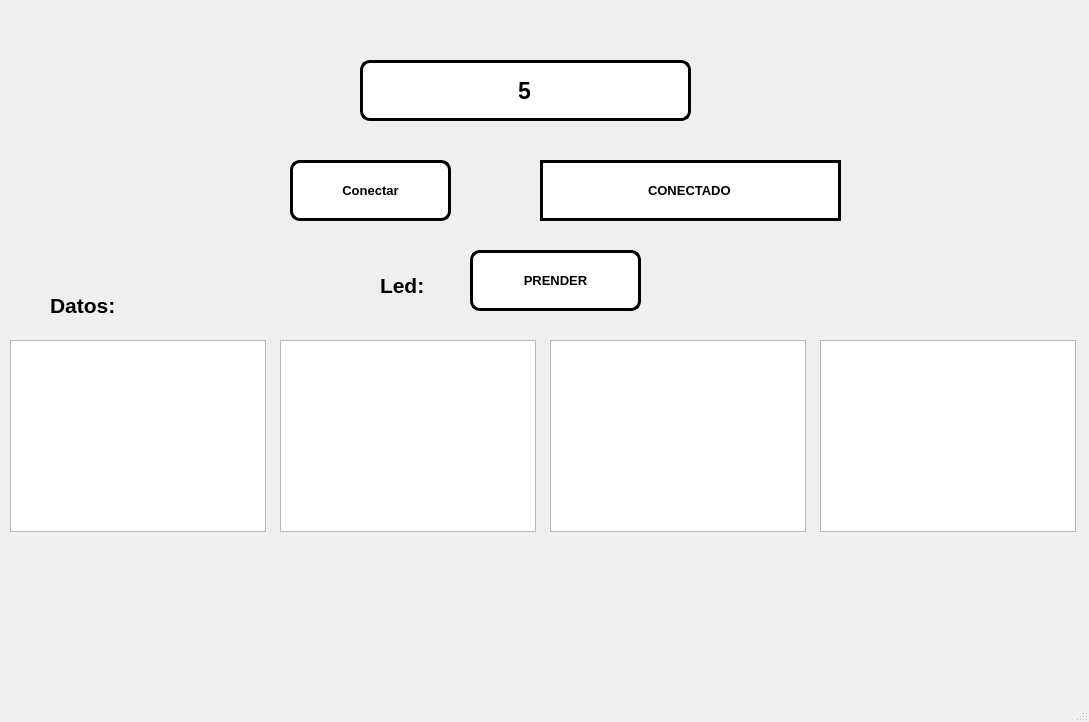
<?xml version="1.0" encoding="UTF-8"?>
<ui version="4.0">
 <class>MainWindow</class>
 <widget class="QMainWindow" name="MainWindow">
  <property name="geometry">
   <rect>
    <x>0</x>
    <y>0</y>
    <width>1089</width>
    <height>722</height>
   </rect>
  </property>
  <property name="windowTitle">
   <string>MainWindow</string>
  </property>
  <widget class="QWidget" name="centralwidget">
   <widget class="QLabel" name="label_2">
    <property name="geometry">
     <rect>
      <x>10</x>
      <y>20</y>
      <width>151</width>
      <height>111</height>
     </rect>
    </property>
    <property name="styleSheet">
     <string notr="true"/>
    </property>
    <property name="text">
     <string/>
    </property>
    <property name="pixmap">
     <pixmap resource="../../../Archivos/Recursos.qrc">:/Fotos/logofacultad.jpg</pixmap>
    </property>
    <property name="scaledContents">
     <bool>true</bool>
    </property>
   </widget>
   <widget class="QLabel" name="label_3">
    <property name="geometry">
     <rect>
      <x>910</x>
      <y>10</y>
      <width>161</width>
      <height>111</height>
     </rect>
    </property>
    <property name="styleSheet">
     <string notr="true"/>
    </property>
    <property name="text">
     <string/>
    </property>
    <property name="pixmap">
     <pixmap resource="../../../Archivos/Recursos.qrc">:/Fotos/logoUAT.jpg</pixmap>
    </property>
    <property name="scaledContents">
     <bool>true</bool>
    </property>
   </widget>
   <widget class="QLabel" name="label_4">
    <property name="geometry">
     <rect>
      <x>900</x>
      <y>540</y>
      <width>161</width>
      <height>121</height>
     </rect>
    </property>
    <property name="styleSheet">
     <string notr="true"/>
    </property>
    <property name="text">
     <string/>
    </property>
    <property name="pixmap">
     <pixmap resource="../../../Archivos/Recursos.qrc">:/Fotos/kirby buchon.jpg</pixmap>
    </property>
    <property name="scaledContents">
     <bool>true</bool>
    </property>
   </widget>
   <widget class="QPushButton" name="btn_accion">
    <property name="geometry">
     <rect>
      <x>290</x>
      <y>160</y>
      <width>161</width>
      <height>61</height>
     </rect>
    </property>
    <property name="font">
     <font>
      <pointsize>10</pointsize>
      <weight>75</weight>
      <bold>true</bold>
     </font>
    </property>
    <property name="styleSheet">
     <string notr="true">background-color: rgb(255, 255, 255);
border-radius: 10px;
border: 3px solid black</string>
    </property>
    <property name="text">
     <string>Conectar</string>
    </property>
   </widget>
   <widget class="QLineEdit" name="txt_estado">
    <property name="geometry">
     <rect>
      <x>540</x>
      <y>160</y>
      <width>301</width>
      <height>61</height>
     </rect>
    </property>
    <property name="font">
     <font>
      <pointsize>10</pointsize>
      <weight>75</weight>
      <bold>true</bold>
     </font>
    </property>
    <property name="styleSheet">
     <string notr="true">background-color: rgb(255, 255, 255);
border: 3px solid black
</string>
    </property>
    <property name="text">
     <string>CONECTADO</string>
    </property>
    <property name="alignment">
     <set>Qt::AlignCenter</set>
    </property>
   </widget>
   <widget class="QLineEdit" name="txt_com">
    <property name="geometry">
     <rect>
      <x>360</x>
      <y>60</y>
      <width>331</width>
      <height>61</height>
     </rect>
    </property>
    <property name="font">
     <font>
      <pointsize>17</pointsize>
      <weight>75</weight>
      <bold>true</bold>
     </font>
    </property>
    <property name="styleSheet">
     <string notr="true">background-color: rgb(255, 255, 255);
border-radius: 10px;
border: 3px solid black</string>
    </property>
    <property name="text">
     <string>5</string>
    </property>
    <property name="alignment">
     <set>Qt::AlignCenter</set>
    </property>
   </widget>
   <widget class="QListWidget" name="lista_datos">
    <property name="geometry">
     <rect>
      <x>10</x>
      <y>340</y>
      <width>256</width>
      <height>192</height>
     </rect>
    </property>
   </widget>
   <widget class="QLabel" name="label">
    <property name="geometry">
     <rect>
      <x>50</x>
      <y>290</y>
      <width>91</width>
      <height>31</height>
     </rect>
    </property>
    <property name="font">
     <font>
      <pointsize>16</pointsize>
      <weight>75</weight>
      <bold>true</bold>
     </font>
    </property>
    <property name="styleSheet">
     <string notr="true"/>
    </property>
    <property name="text">
     <string>Datos:</string>
    </property>
   </widget>
   <widget class="QLabel" name="label_5">
    <property name="geometry">
     <rect>
      <x>380</x>
      <y>270</y>
      <width>91</width>
      <height>31</height>
     </rect>
    </property>
    <property name="font">
     <font>
      <pointsize>16</pointsize>
      <weight>75</weight>
      <bold>true</bold>
     </font>
    </property>
    <property name="styleSheet">
     <string notr="true"/>
    </property>
    <property name="text">
     <string>Led:</string>
    </property>
   </widget>
   <widget class="QPushButton" name="btn_control">
    <property name="geometry">
     <rect>
      <x>470</x>
      <y>250</y>
      <width>171</width>
      <height>61</height>
     </rect>
    </property>
    <property name="font">
     <font>
      <pointsize>10</pointsize>
      <weight>75</weight>
      <bold>true</bold>
     </font>
    </property>
    <property name="styleSheet">
     <string notr="true">background-color: rgb(255, 255, 255);
border-radius: 10px;
border: 3px solid black</string>
    </property>
    <property name="text">
     <string>PRENDER</string>
    </property>
   </widget>
   <widget class="QListWidget" name="lista_datos_2">
    <property name="geometry">
     <rect>
      <x>280</x>
      <y>340</y>
      <width>256</width>
      <height>192</height>
     </rect>
    </property>
   </widget>
   <widget class="QListWidget" name="lista_datos_3">
    <property name="geometry">
     <rect>
      <x>550</x>
      <y>340</y>
      <width>256</width>
      <height>192</height>
     </rect>
    </property>
   </widget>
   <widget class="QListWidget" name="lista_datos_4">
    <property name="geometry">
     <rect>
      <x>820</x>
      <y>340</y>
      <width>256</width>
      <height>192</height>
     </rect>
    </property>
   </widget>
  </widget>
  <widget class="QMenuBar" name="menubar">
   <property name="geometry">
    <rect>
     <x>0</x>
     <y>0</y>
     <width>1089</width>
     <height>26</height>
    </rect>
   </property>
  </widget>
  <widget class="QStatusBar" name="statusbar"/>
 </widget>
 <resources>
  <include location="../../../Archivos/Recursos.qrc"/>
  <include location="../../../Archivos/Recursos.qrc"/>
  <include location="../../Archivos/Recursos.qrc"/>
 </resources>
 <connections/>
</ui>
